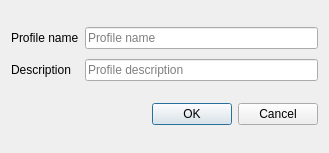
<?xml version="1.0" encoding="UTF-8"?>
<ui version="4.0">
    <class>Profile</class>
    <widget class="QDialog" name="Profile">
        <property name="geometry">
            <rect>
                <x>0</x>
                <y>0</y>
                <width>329</width>
                <height>153</height>
            </rect>
        </property>
        <property name="windowTitle">
            <string>Profile Editor</string>
        </property>
        <layout class="QVBoxLayout" name="verticalLayout_2">
            <item>
                <layout class="QVBoxLayout" name="notif_bar"/>
            </item>
            <item>
                <layout class="QGridLayout" name="gridLayout">
                    <property name="verticalSpacing">
                        <number>10</number>
                    </property>
                    <item row="0" column="0">
                        <widget class="QLabel" name="label">
                            <property name="text">
                                <string>Profile name</string>
                            </property>
                        </widget>
                    </item>
                    <item row="0" column="1">
                        <widget class="QLineEdit" name="edtProfile">
                            <property name="placeholderText">
                                <string>Profile name</string>
                            </property>
                        </widget>
                    </item>
                    <item row="1" column="0">
                        <widget class="QLabel" name="label_2">
                            <property name="text">
                                <string>Description</string>
                            </property>
                        </widget>
                    </item>
                    <item row="1" column="1">
                        <widget class="QLineEdit" name="edtDesc">
                            <property name="placeholderText">
                                <string>Profile description</string>
                            </property>
                        </widget>
                    </item>
                </layout>
            </item>
            <item>
                <widget class="QDialogButtonBox" name="buttonBox">
                    <property name="orientation">
                        <enum>Qt::Horizontal</enum>
                    </property>
                    <property name="standardButtons">
                        <set>QDialogButtonBox::Cancel|QDialogButtonBox::Ok</set>
                    </property>
                </widget>
            </item>
        </layout>
    </widget>
    <tabstops>
        <tabstop>edtProfile</tabstop>
        <tabstop>buttonBox</tabstop>
    </tabstops>
    <resources/>
    <connections>
        <connection>
            <sender>buttonBox</sender>
            <signal>accepted()</signal>
            <receiver>Profile</receiver>
            <slot>accept()</slot>
            <hints>
                <hint type="sourcelabel">
                    <x>209</x>
                    <y>99</y>
                </hint>
                <hint type="destinationlabel">
                    <x>142</x>
                    <y>104</y>
                </hint>
            </hints>
        </connection>
        <connection>
            <sender>buttonBox</sender>
            <signal>rejected()</signal>
            <receiver>Profile</receiver>
            <slot>reject()</slot>
            <hints>
                <hint type="sourcelabel">
                    <x>306</x>
                    <y>100</y>
                </hint>
                <hint type="destinationlabel">
                    <x>285</x>
                    <y>118</y>
                </hint>
            </hints>
        </connection>
    </connections>
</ui>
